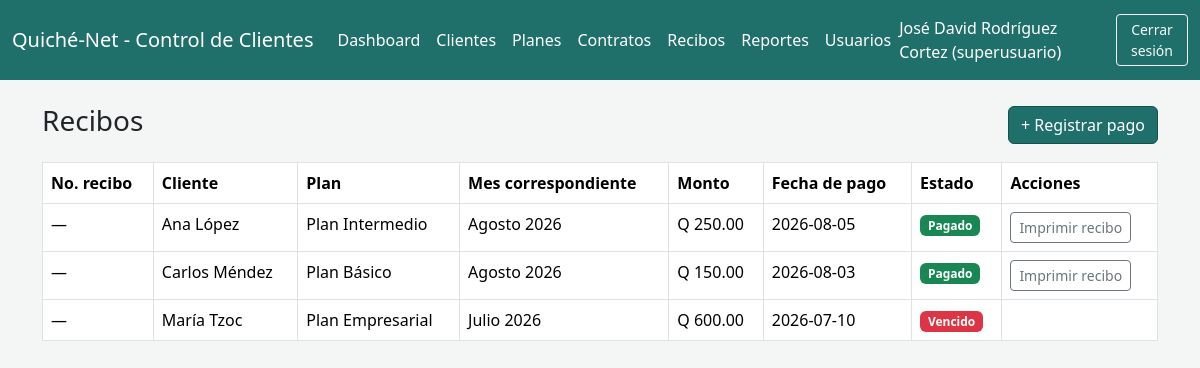
Page /pagos_listar.php (signed in) on the committed database.
### tables this page shows
CREATE TABLE `pagos` (
  `id` int(11) NOT NULL,
  `numero_recibo` varchar(20) DEFAULT NULL,
  `contrato_id` int(11) NOT NULL,
  `monto` decimal(8,2) NOT NULL,
  `metodo_pago` enum('efectivo','transferencia','deposito','tarjeta') NOT NULL DEFAULT 'efectivo',
  `fecha_pago` date NOT NULL,
  `mes_correspondiente` varchar(20) NOT NULL,
  `periodo` date DEFAULT NULL,
  `estado` enum('pagado','pendiente','vencido') NOT NULL DEFAULT 'pagado',
  `registrado_por` int(11) DEFAULT NULL
);

CREATE TABLE `clientes` (
  `id` int(11) NOT NULL,
  `nombre` varchar(150) NOT NULL,
  `dpi` varchar(13) DEFAULT NULL,
  `direccion` varchar(200) DEFAULT NULL,
  `telefono` varchar(20) DEFAULT NULL,
  `correo` varchar(100) DEFAULT NULL,
  `tipo_conexion` enum('fibra','antena') DEFAULT NULL,
  `torre` varchar(100) DEFAULT NULL,
  `ip` varchar(45) DEFAULT NULL,
  `usuario_servicio` varchar(100) DEFAULT NULL,
  `password_servicio` varchar(255) DEFAULT NULL,
  `estado` enum('activo','suspendido','inactivo') NOT NULL DEFAULT 'activo',
  `fecha_baja` datetime DEFAULT NULL,
  `creado_en` timestamp NOT NULL DEFAULT current_timestamp()
);

CREATE TABLE `planes` (
  `id` int(11) NOT NULL,
  `nombre` varchar(100) NOT NULL,
  `velocidad` varchar(50) NOT NULL,
  `precio` decimal(8,2) NOT NULL,
  `tipo_servicio` varchar(50) NOT NULL,
  `estado` enum('activo','inactivo') NOT NULL DEFAULT 'activo'
);

### config.php (called while the page is built, shortened)
<?php
function e($valor): string
{
    return htmlspecialchars((string) $valor, ENT_QUOTES, 'UTF-8');
}

### pagos_listar.php (the view, shortened to what this page needs)
<?php
require __DIR__ . '/config.php';
$pagos = $pdo->query("
    SELECT pg.*, c.nombre AS cliente_nombre, p.nombre AS plan_nombre
    FROM pagos pg
    JOIN contratos co ON co.id = pg.contrato_id
    JOIN clientes c ON c.id = co.cliente_id
    JOIN planes p ON p.id = co.plan_id
    ORDER BY pg.fecha_pago DESC, pg.id DESC
")->fetchAll();
require __DIR__ . '/includes/header.php';
?>
<div class="d-flex justify-content-between align-items-center mb-3">
    <h3>Recibos</h3>
    <a href="pagos_form.php" class="btn btn-isp">+ Registrar pago</a>
</div>
<table class="table table-bordered bg-white">
    <thead>
        <tr>
            <th>No. recibo</th>
            <th>Cliente</th>
            <th>Plan</th>
            <th>Mes correspondiente</th>
            <th>Monto</th>
            <th>Fecha de pago</th>
            <th>Estado</th>
            <th>Acciones</th>
        </tr>
    </thead>
    <tbody>
        <?php foreach ($pagos as $p): ?>
        <tr>
            <td><?= e($p['numero_recibo'] ?: '—') ?></td>
            <td><?= e($p['cliente_nombre']) ?></td>
            <td><?= e($p['plan_nombre']) ?></td>
            <td><?= e($p['mes_correspondiente']) ?></td>
            <td>Q <?= number_format($p['monto'], 2) ?></td>
            <td><?= e($p['fecha_pago']) ?></td>
            <td>
                <span class="badge bg-<?= $p['estado'] === 'pagado' ? 'success' : ($p['estado'] === 'pendiente' ? 'warning' : 'danger') ?>">
                    <?= e(ucfirst($p['estado'])) ?>
                </span>
            </td>
            <td>
                <?php if ($p['estado'] === 'pagado'): ?>
                    <a href="recibo.php?id=<?= (int) $p['id'] ?>" target="_blank" class="btn btn-sm btn-outline-secondary">Imprimir recibo</a>
                <?php endif; ?>
            </td>
        </tr>
        <?php endforeach; ?>
    </tbody>
</table>
<?php require __DIR__ . '/includes/footer.php'; ?>

### assets/css/style.css (style rules this page uses)
:root { --color-primario: #1f6f6b; --color-primario-oscuro: #16514e; --color-claro: #e7f3f2; }
body { background-color: #f4f6f6; }
.btn-isp { background-color: var(--color-primario); border-color: var(--color-primario-oscuro); color: #fff; }
.table thead { background-color: var(--color-primario); color: #fff; }

### rows in the picture
pagos: numero_recibo "—", clientes.nombre "Ana López", planes.nombre "Plan Intermedio", mes_correspondiente "Agosto 2026", monto "250.00", fecha_pago "2026-08-05", estado "Pagado"
pagos: numero_recibo "—", clientes.nombre "Carlos Méndez", planes.nombre "Plan Básico", mes_correspondiente "Agosto 2026", monto "150.00", fecha_pago "2026-08-03", estado "Pagado"
pagos: numero_recibo "—", clientes.nombre "María Tzoc", planes.nombre "Plan Empresarial", mes_correspondiente "Julio 2026", monto "600.00", fecha_pago "2026-07-10", estado "Vencido"

### other values in the picture
$_SESSION['usuario_nombre'] "José David Rodríguez Cortez"
$_SESSION['usuario_rol'] "superusuario"
